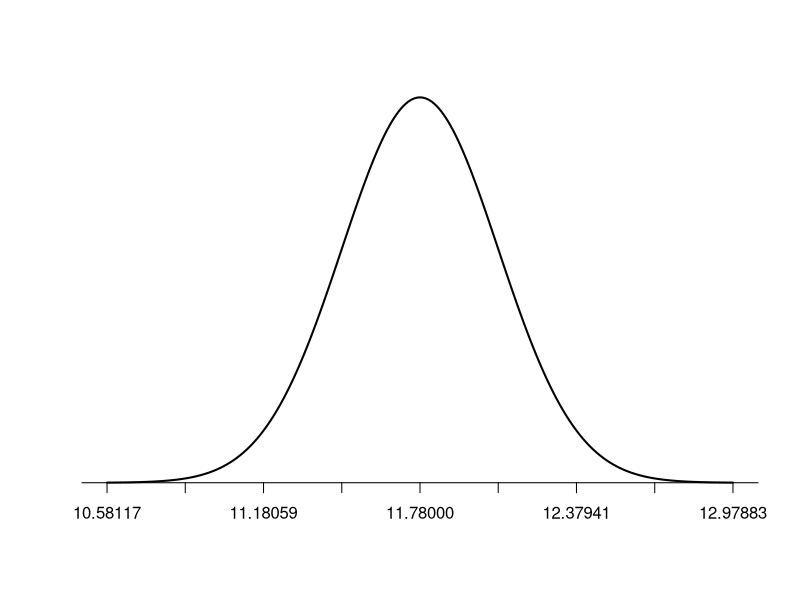

This chart was generated by the following R code:
## ---- chunk 1
knitr::opts_chunk$set(echo = TRUE)
## ---- chunk 2

11.78 + 2.576*(0.2997075)

#define population mean and standard deviation
population_mean <- 11.78
population_sd <- 0.2997075

#define upper and lower bound
lower_bound <- population_mean - population_sd
upper_bound <- population_mean + population_sd

#Create a sequence of 1000 x values based on population mean and standard deviation
x <- seq(-4, 4, length = 1000) * population_sd + population_mean

#create a vector of values that shows the height of the probability distribution
#for each value in x
y <- dnorm(x, population_mean, population_sd)

#plot normal distribution with customized x-axis labels
plot(x,y, type = "l", lwd = 2, axes = FALSE, xlab = "", ylab = "")
sd_axis_bounds = 5
axis_bounds <- seq(-sd_axis_bounds * population_sd + population_mean,
                    sd_axis_bounds * population_sd + population_mean,
                    by = population_sd)
axis(side = 1, at = axis_bounds, pos = 0)




## ---- chunk 3

xbar<-11.78
sigma<-3.2
n<-114
z<-2.576

sigmamuestra<-sigma/sqrt(n)

ci99d<-xbar+z*(sigma/sqrt(n))
ci99i<-xbar-z*(sigma/sqrt(n))
## ---- chunk 4

estudiantes<-data.frame(califas=c(114, 100, 104, 89, 102, 91, 114, 114, 103, 105,
108, 130, 120, 132, 111, 128,118, 119, 86, 72,
111, 103, 74, 112, 107, 103, 98, 96, 112, 112, 93))

summary(estudiantes )


media <-105.8
n <-31
sigma<-15
sigmamuestral<-sigma/sqrt(n)
zcritico<-2.576

intervalo_ub<-media+zcritico*sigmamuestral
intervalo_lb<-media-zcritico*sigmamuestral

## ---- chunk 5

# Solución:

# a)

n<-1073 
mu<-278
sigma<-80
z_95<-1.960


int95_ub<-mu+z_95*sigma
int95_lb<-mu-z_95*sigma

# b) 

z_95<-1.960
z_90<-1.645
z_99<-2.576

sigma_muestra<-sigma/sqrt(n)

int95_ub<-mu+z_95*sigma_muestra
int95_lb<-mu+z_95*sigma_muestra

int90_ub<-mu+z_90*sigma_muestra
int90_lb<-mu+z_90*sigma_muestra

# c)


SE_90<-mu+z_90*sigma_muestra
SE_95<-mu+z_95*sigma_muestra
SE_99<-mu+z_99*sigma_muestra

## Entre más grande es el nivel de confianza, C, mayor es el error de estimación (SE). Lo que se observa gráficamente  porque el intervalo es más amplio (menos preciso).
## ---- chunk 6
## Solución

z_99<-2.576
sigma<-3.2

n<-((z_99*sigma)/1)^2

## Respuesta: El tamaño de muestra debe ser de 68 profesores.
## ---- chunk 7
1-pnorm(0.3,0,0.316)

## ---- chunk 8

1-pnorm(1.02,0,0.316)

## ---- chunk 9

# Solucion 
# a) 

sigma<-60
n<-50
s<-sigma/sqrt(n)

118.6*2
125.7*2

# b
1-pnorm(251.4,230,8.485281)
# [1] 0.005834248

1-pnorm(237.2,230,8.485281)
# [1] 0.1980719

# La probabilidad de ocurrencia debida al azar de una media de 251.4, es ínfima, por lo que es posible rechazar la hipótesis nula de que la media sea 230.  Por el contrario la prob de ocurrencia de media 237.2 es de practicamente el 20%, este dato no indica evidencia estadisticamente significativa de que la media difiera de 230. En este caso no se rechaza H0 (Hipótesis nula).

## ---- chunk 10

sigma<-.096
n<-40
s<- sigma/sqrt(n)
mu<-.31

xbar<-.276
xbar_2<-.302  

p_value<-pnorm(xbar,mu,s)
p_value_2<-pnorm(xbar_2,mu,s)


# Conclusión hay una probabilidad de 1.2% de que  la media sea 27.6% y Una probabilidad de 29% que  la media sea 30.2.


# La evidencia en favor de Ha, es estadisticamente significativa  considerando una confinaza del 95%. Esta evidenica implica que es poco probable encontrar una media tan extrema con esta  por azar.

# Por el contrario no podemos rechazar la hipótesis nula para x bar =30.2, es decir este valor puede deberse muy probablemente al azar y no se encuentra evidencia estadisticamente significativa de que mu sea menor a 30. 


## ---- chunk 11

n<-840
sigma<-60
s<-sigma/sqrt(n)
mu<-275
xbar<-272

pnorm(xbar,mu,s)

## ---- chunk 12
s<-(0.0068/sqrt(3))
2*pnorm(0.8404, 0.86, s)

## ---- chunk 13

## Solución. 

sigma<-18
n<-31
s<-sigma/sqrt(n)
se<-1.96*s 

iq<-data.frame(datos=c(116, 105, 104, 89, 102, 91, 114, 114, 103, 105, 108, 130, 120, 132, 111, 128, 118, 119, 86, 72, 111, 103, 74, 112, 107, 103, 98, 96, 112, 112, 93))

mu<-mean(iq$datos)

iq95r<-mu+se
iq95l<-mu-se

## [99.72804 , 112.401]

## Conclusión:  Mu=100  Se ubica dentro del intervalo de confianza. NO puedo rechazar H0: mu=100.


pvalue<-2*pnorm(100, mu, s)


# valor critico:  pvalue 0.06 <  0.05. El p val esta fuera del area de rechazo.   No puedo rechazar H0.
## ---- chunk 14

xbar<-0.069
sigma<-0.55
n<-104
mu<-0
s<-sigma/sqrt(n)

z<-(xbar-mu)/s  

p_value<-1-pnorm(xbar, mu, s)

p_valuez<-pnorm(1.645)


## La evidencia no permite rechazar H0. Es muy probable que el resultado se deba al azar. Y por lo tanto podemos  Estos resultados, NO constituyen una buena evidencia a favor de que el ingreso medio  de todos los altos ejecutivos aumentó ese año? 

# ![](/img/solved.jpg)
## ---- chunk 15

## Prueba dos colas 

# H0: mu = 2
# Ha: mu != 2
# Alpha requerido = 5%, lo que implica que 0.025= alpha/2  para cada cola o bien que el intervalo de confianza es de 95%  y por tanto Z critico_95= 1.96


sigma<-0.01
n<-5
muho<-2
muha<-2.015
s<-sigma/sqrt(n)
alpha<-0.05

z_critico95<-1.96  

## Paso 1  calculamos el intervalo en el que H0 es cierta.

ci_ub<-muho + z_critico95*s
ci_lb<-muho - z_critico95*s

# El intervalo en el que H0 es cierta es [1.9912 2.0087]

## Paso 2 calculamos la probabilidad  de aceptar  H0, cuando Ha es cierta. En otras palabras necesitamos calcular la probabilidad entre 1.9912 y 2.0087, considerando muha= 2.015.



pnorm(ci_ub,muha,s) - pnorm(ci_lb,muha, s)

# La probabilidad de aceptar H0 cuando  Ha es cierta, es decir de cometer un error tipo II, es 8.2%

## ---- chunk 16

mu<-275
xbar<-270
sigma<-60
n<-840

s<-sigma/sqrt(n)

z_critico<-2.326

ci98ub<-mu+z_critico*s
ci98lb<-mu-z_critico*s


# Solución.

  
# a) El procedimiento es comparar  el estadístico de contraste vs. el valor crítico z. Si el valor z es mayor  al estadistico de contraste  rechazamos H0.

# En este caso la evidencia estadística es significativa al 1% en contra de Ho, por lo que la probabiliad de que este valor se presente por azar es infima.  

## En este caso Z_crítico = -2.326 y estadístico z de contraste = -2.415229
# podemos rechazar Ho. Y es posible afirmar que la media 270 es inferior estadisitcamente a 275.

Z=(xbar-mu)/s


# b)  Es el mismo nivel alpha , que en este caso es 1%.

# c) La probabilidad de cometer un error tipo II, es decir, NO rechazar H0, cuando Ha es cierta, es 46%. El intervalo es [279.8153,270.1847]

Prob<-pnorm(ci98ub,xbar, s) - (pnorm(ci98lb,xbar, s))

